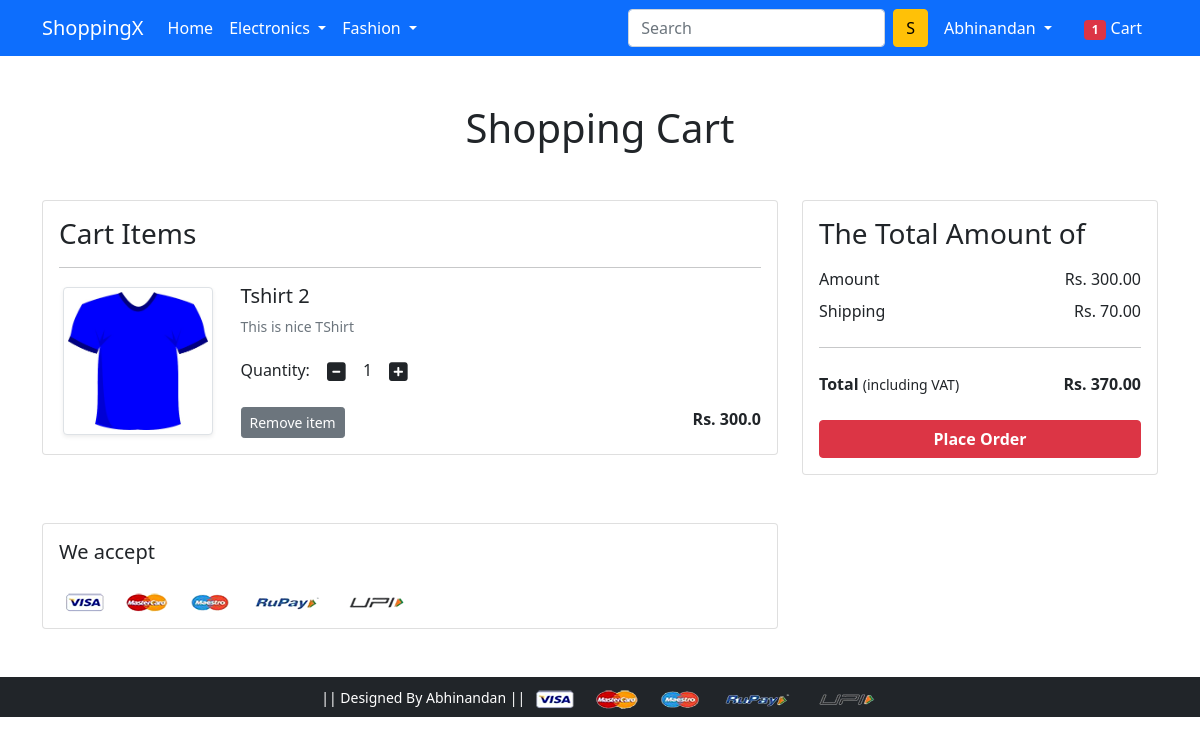
The page /cart/ (signed in) on the database its author committed.
### app/models.py (models this page shows, shortened)
class Cart(models.Model):
 user = models.ForeignKey(User, on_delete=models.CASCADE)
 product = models.ForeignKey(Product, on_delete=models.CASCADE)
 quantity = models.PositiveIntegerField(default=1)
 def __str__(self):
  return str(self.id)

class Product(models.Model):
 title = models.CharField(max_length=100)
 selling_price = models.FloatField()
 discounted_price = models.FloatField()
 description = models.TextField()
 brand = models.CharField(max_length=100)
 category = models.CharField( choices=CATEGORY_CHOICES, max_length=2)
 product_image = models.ImageField(upload_to='productimg')

### app/views.py (the view)
# urls.py: path('cart/', views.show_cart, name='showcart'),
@login_required
def show_cart(request):
	totalitem = 0
	if request.user.is_authenticated:
		totalitem = len(Cart.objects.filter(user=request.user))
		user = request.user
		cart = Cart.objects.filter(user=user)
		amount = 0.0
		shipping_amount = 70.0
		totalamount=0.0
		cart_product = [p for p in Cart.objects.all() if p.user == request.user]
		print(cart_product)
		if cart_product:
			for p in cart_product:
				tempamount = (p.quantity * p.product.discounted_price)
				amount += tempamount
				totalamount = amount+shipping_amount
			return render(request, 'app/addtocart.html', {'carts':cart, 'amount':amount, 'totalamount':totalamount, 'totalitem':totalitem})
		else:
			return render(request, 'app/emptycart.html', {'totalitem':totalitem})
	else:
		return render(request, 'app/emptycart.html', {'totalitem':totalitem})

### app/templates/app/addtocart.html (shortened to what this page needs)
{% extends 'app/base.html' %}
{% load static %}
{% block main-content %}
<div class="container my-5">
 <div class="row">
  <h1 class="text-center mb-5">Shopping Cart</h1>
  <div class="col-sm-8">
  <div class="card">
   <div class="card-body">
    <h3>Cart Items</h3>
    {% for cart in carts %}
    <hr>
    <div class="row">
     <div class="col-sm-3 text-center align-self-center"><img src="{{cart.product.product_image.url}}" alt="" srcset="" class="img-fluid img-thumbnail shadow-sm" height="150" width="150"> </div>
     <div class="col-sm-9">
      <div>
       <h5>{{cart.product.title}}</h5>
       <p class="mb-2 text-muted small">{{cart.product.description}}</p>
       <div class="my-3">
        <label for="quantity">Quantity:</label>
        <a class="minus-cart btn" pid="{{cart.product.id}}"><i class="fas fa-minus-square fa-lg"></i></a>
          <span id="quantity">{{cart.quantity}}</span>
        <a class="plus-cart btn" pid="{{cart.product.id}}"><i class="fas fa-plus-square fa-lg"></i></a>
       </div>
       <div class="d-flex justify-content-between">
        <a class="btn btn-sm btn-secondary mr-3 remove-cart" pid={{cart.product.id}}>Remove item </a>
        <p class="mb-0"><span><strong>Rs. {{cart.product.discounted_price}}</strong></span></p>
       </div>
      </div>
     </div>
    </div>
    {% endfor %}
   </div>
   </div>
  </div>
  <div class="col-sm-4">
   <div class="card">
    <div class="card-body">
      <h3>The Total Amount of</h3>
      <ul class="list-group">
       <li class="list-group-item d-flex justify-content-between align-items-center border-0 px-0 pb-0">Amount<span>Rs. <span id="amount">{{amount|floatformat:2}}</span> </span></li>
       <li class="list-group-item d-flex justify-content-between align-items-center border-0 px-0">Shipping<span>Rs. 70.00</span></li>
       <hr>
       <li class="list-group-item d-flex justify-content-between align-items-center border-0 px-0 mb-3">
        <div>
           <strong>Total</strong> <small>(including VAT)</small>
         </div>
         <span><strong>Rs. </strong><strong id="totalamount"> {{totalamount|floatformat:2}}</strong></span>
       </li>
      </ul>
      <div class="d-grid"><a href="{% url 'checkout' %}" class="btn btn-danger fw-bold">Place Order</a></div>
    </div>
   </div>
  </div>
 </div>
</div>
<div class="container">
 <div class="row">
  <div class="col-sm-8">
   <div class="card">
    <div class="card-body">
      <h5 class="mb-4">We accept</h5>
      <img src="{% static 'app/images/payment.png' %}" alt="" class="img-fluid">
    </div>
  </div>
  </div>
 </div>
</div>
{% endblock main-content %}

### app/templates/app/base.html (shortened to what this page needs)
<!doctype html>
{% load static %}
<html lang="en">
  <head>
    <link href="https://cdn.jsdelivr.net/npm/bootstrap@5.0.0-beta1/dist/css/bootstrap.min.css" rel="stylesheet">
    <link rel="stylesheet" href="{% static 'app/css/owl.carousel.min.css' %}">
    <link rel="stylesheet" href="{% static 'app/css/all.min.css' %}">
    <link rel="stylesheet" href="{% static 'app/css/style.css' %}">
  </head>
  <body>
    <nav class="navbar navbar-expand-lg navbar-dark bg-primary">
     <div class="container">
       <a class="navbar-brand" href="/">ShoppingX</a>
       <div class="collapse navbar-collapse" id="navbarSupportedContent">
         <ul class="navbar-nav me-auto mb-2 mb-lg-0">
           <li class="nav-item">
             <a class="nav-link active" aria-current="page" href="/">Home</a>
           </li>
           <li class="nav-item dropdown">
             <a class="nav-link dropdown-toggle text-white" href="#" id="electronicsDropdown" role="button" data-bs-toggle="dropdown" aria-expanded="false">
               Electronics
             </a>
           </li>
           <li class="nav-item dropdown">
             <a class="nav-link dropdown-toggle text-white" href="#" id="fashionDropdown" role="button" data-bs-toggle="dropdown" aria-expanded="false">
               Fashion
             </a>
           </li>
         </ul>
         <form class="d-flex">
           <input class="form-control me-2" type="search" placeholder="Search" aria-label="Search">
           <button class="btn btn-warning" type="submit">S</button>
         </form>
         <div>
          <ul class="navbar-nav me-auto mb-2 mb-lg-0">
          {% if request.user.is_authenticated %}
           <li class="nav-item dropdown mx-2">
              <a class="nav-link dropdown-toggle text-white" href="#" id="profileDropdown" role="button" data-bs-toggle="dropdown" aria-expanded="false">
                {{request.user.username|capfirst}}
              </a>
            </li>
            <li class="nav-item mx-2">
              <a href="{% url 'showcart' %}" class="nav-link text-white"><span class="badge bg-danger">{{totalitem}}</span> Cart </a>
            </li>
            {% endif %}
          </ul>
         </div>
       </div>
     </div>
    </nav>
    {% block main-content %} {% endblock main-content %}
    <footer class="container-fluid bg-dark text-center p-2 mt-5">
        <small class="text-white"> || Designed By Abhinandan || </small>
        <img src="{% static 'app/images/payment.png' %}" alt="" srcset="" class="img-fluid" height="2px">
    </footer>
  </body>
</html>

### rows shown on the page
Cart: product.product_image (picture), product "Tshirt 2", product.description "This is nice TShirt", quantity "1", product.discounted_price "300.0"

### other values the page prints
{{ request.user.username|capfirst }} "Abhinandan"
{{ totalitem }} "1"
{{ amount|floatformat:2 }} "300.00"
{{ totalamount|floatformat:2 }} "370.00"
